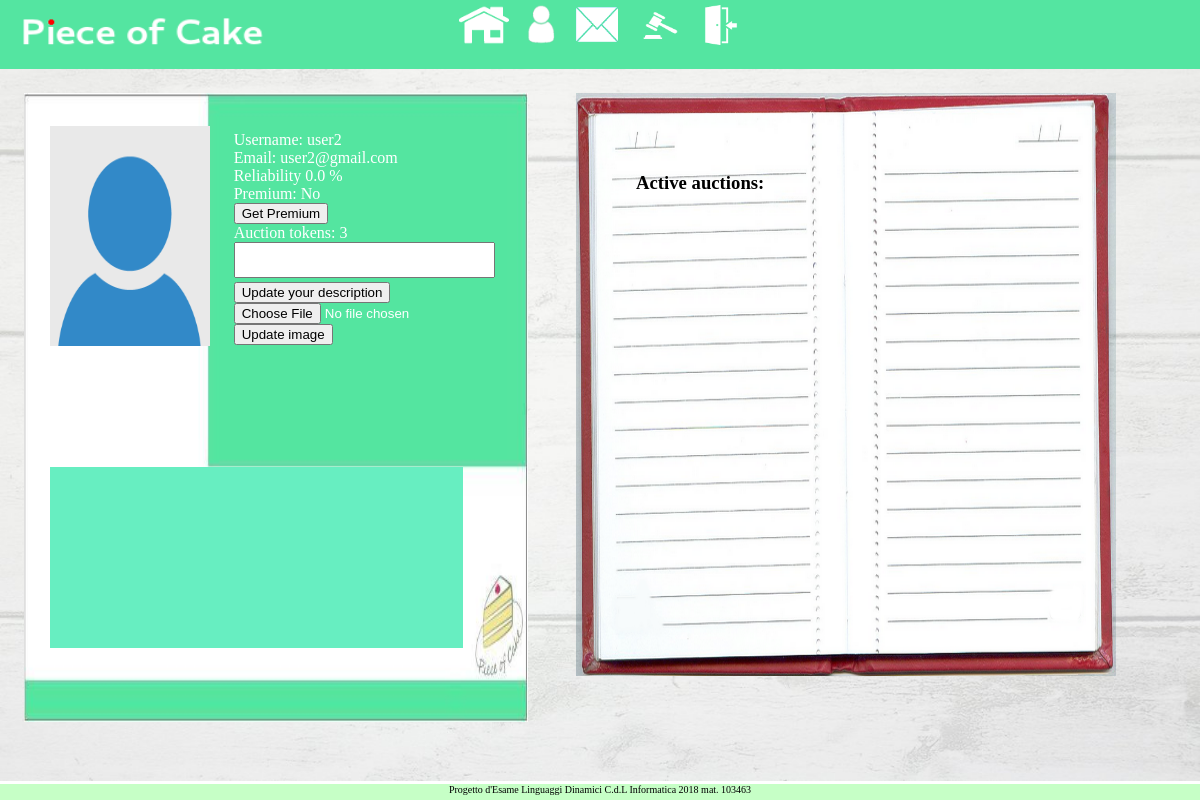
The page /webauction/accounts/profile/user2 (signed in) on the database as committed earlier.
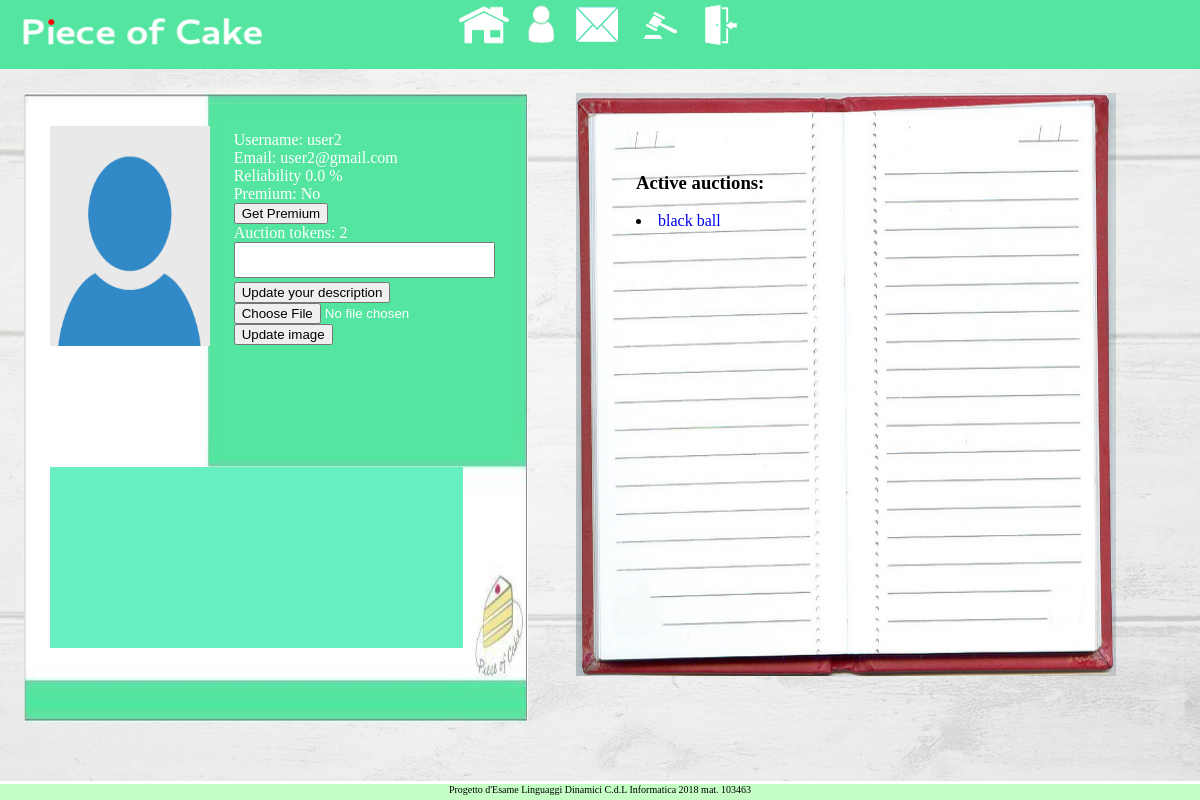
The same page on the database as committed later.
### webauction/models.py (models this page shows, shortened)
class UserProfile(models.Model):
    def create_user_profile(sender, instance, created, **kwargs):
        if created:
            profile, created = UserProfile.objects.get_or_create(user=instance)
    post_save.connect(create_user_profile, sender=User)
    user = models.OneToOneField(User, on_delete=models.CASCADE)
    feedback = models.FloatField(default=0)
    votes = models.IntegerField(default=0)
    auction_count = models.SmallIntegerField(default=3)
    premium = models.BooleanField(default=False)
    description = models.CharField(max_length=1000, default='')
    profile_pic = models.ImageField(upload_to='profile_img/',
                    default='profile_img/defaultprofileimage.png')
    sold_auction = models.IntegerField(default=0)

class Auction(models.Model):
    seller = models.ForeignKey(User, related_name="seller", on_delete=models.CASCADE)
    title = models.CharField(max_length=100)
    image = models.ImageField(upload_to='auction_img/%Y/%m/%d/')
    description = models.CharField(max_length=5000)
    pub_date = models.DateTimeField(auto_now_add=True)
    expire_date = models.DateTimeField(default=datetime.datetime.now)
    min_price = models.DecimalField(max_digits=10, default=0, decimal_places=2)
    min_bid = models.DecimalField(max_digits=10, default=MIN_BID(), decimal_places=2)
    bid_count = models.IntegerField(default=0)
    last_bid_user = models.ForeignKey(User, null=True, related_name="last_bid_user", \
            on_delete=models.CASCADE)
    current_price = models.DecimalField(max_digits=10, default=0, decimal_places=2)
    active = models.BooleanField(default=True)
    category = models.CharField(max_length=50, default=('OT','Other'),
                                choices=CATEGORY_CHOICES)

### webauction/views.py (the view, shortened to what this page needs)
# urls.py: url(r'^accounts/profile/(?P<searched_username>.*)$', views.profile, name='profile'),
def profile(request, searched_username):
    if searched_username == '':
        searchedUser = request.user
    else:
        searchedUser = get_object_or_404(User, username=searched_username)
    userProfile = get_object_or_404(UserProfile, user=searchedUser)
    active_auction_list = Auction.objects.filter(Q(seller__exact=searchedUser),Q(active__exact=True))
    friendRequests_forward = FriendRequest.objects.filter(
                    Q(friend_of__exact=request.user), Q(accepted__exact=False))
    friendRequests_backward = FriendRequest.objects.filter(
                    Q(friend__exact=request.user), Q(accepted__exact=False))
    friends_forward = [ friendrequest.friend for friendrequest in friendRequests_forward ]
    friends_backward = [ friendrequest.friend_of for friendrequest in friendRequests_backward ]
    requestIsSent = False
    requestIsSentBack = False
    if searchedUser in friends_forward:
        requestIsSent = True
    if searchedUser in friends_backward:
        requestIsSentBack = True
    voteAlreadyExists = False
    existingVote = Vote.objects.filter(receiver=userProfile.user, sender=request.user)
    if len(existingVote) != 0:
        voteAlreadyExists = True
    context = {}
    context['userProfile'] = userProfile
    context['alreadySentForward'] = requestIsSent
    context['alreadySentBack'] = requestIsSentBack
    context['activeAuctions'] = active_auction_list
    context['voteExists'] = voteAlreadyExists
    all_votes = Vote.objects.filter(receiver__exact=userProfile.user)
    print(len(all_votes))
    now = timezone.localtime(timezone.now())
    all_votes_sorted = sorted(all_votes,
        key=lambda x: (now-x.datetime).total_seconds() , reverse=False)
    context['all_votes'] = all_votes_sorted
    if request.method == 'GET':
        return render(request, 'webauction/profile.html', context)

### webauction/templates/webauction/profile.html (shortened to what this page needs)
{% extends 'top_bar_base_template.html' %}
{% block body %}
<div id=profile>
    <div id=upper>
    <div id=profile_picture>
        <img src={{ userProfile.profile_pic.url }} style='height:220px; width:160px;'>
    </div>
    <div id=profile_data>
        Username: {{ userProfile.user.username }} <br>
        Email: {{ userProfile.user.email }} <br>
        Reliability {{ userProfile.feedback }} % <br>
        {% if request.user == userProfile.user %}
            Premium:
            {% if not userProfile.premium %}
                No
                <form method='POST'>
                    <input type='submit' name='get_premium' value='Get Premium'>
                </form>
                Auction tokens: {{ userProfile.auction_count}}
            {% else %}
                Yes
            {% endif %}
        {% endif %}
        {% if request.user == userProfile.user %}
            <textarea style='resize:none; background-color:c6edab; overflow-y:scroll'
                rows=2 cols=30 name='description' form='desc_form'>
                {{ userProfile.description }}
            </textarea>
            <form id='desc_form' method='POST'>
                <input type='submit' name='update_desc' value='Update your description'>
            </form>
        {% else %}
            descrizione:
                {{ request.user.descrizione}}
        {% endif %}
        {% if request.user == userProfile.user %}
            <form enctype="multipart/form-data" method='POST'>
                <input type='file' accept='.png, .jpg, .jpeg' name='update_pic' required/> <br>
                <input type='submit' name='update_img' value='Update image'>
            </form>
        {% endif %}
    </div>
    </div>
    <div id=lower>
        <div id=all_votes>
        </div>
    </div>
</div>
<div id=auction_data>
        <h3> Active auctions:<br> </h3>
        {% for auction in activeAuctions %}
            <li>
                <a href='{% url 'webauction:detail' auction.id %}'>
                    {{ auction.title }}
                </a>
            </li>
        {% endfor %}
</div>
{% endblock %}

Rows that differ between the two databases and show on the page:
changed UserProfile "user2": auction_count "3" → "2"
added Auction: title "black ball"
